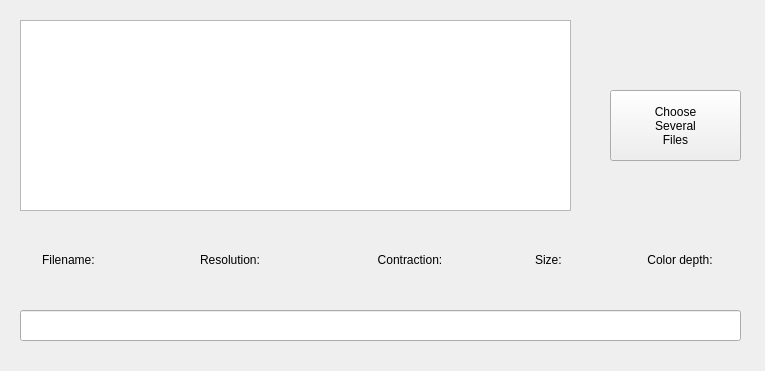
<?xml version="1.0" encoding="UTF-8"?>
<ui version="4.0">
 <class>Widget</class>
 <widget class="QWidget" name="Widget">
  <property name="geometry">
   <rect>
    <x>0</x>
    <y>0</y>
    <width>765</width>
    <height>371</height>
   </rect>
  </property>
  <property name="windowTitle">
   <string>Widget</string>
  </property>
  <widget class="QListView" name="listView">
   <property name="geometry">
    <rect>
     <x>20</x>
     <y>20</y>
     <width>551</width>
     <height>191</height>
    </rect>
   </property>
  </widget>
  <widget class="QLabel" name="Label_1">
   <property name="geometry">
    <rect>
     <x>20</x>
     <y>240</y>
     <width>100</width>
     <height>40</height>
    </rect>
   </property>
   <property name="frameShape">
    <enum>QFrame::Shape::NoFrame</enum>
   </property>
   <property name="frameShadow">
    <enum>QFrame::Shadow::Plain</enum>
   </property>
   <property name="text">
    <string>Filename: </string>
   </property>
   <property name="alignment">
    <set>Qt::AlignmentFlag::AlignCenter</set>
   </property>
  </widget>
  <widget class="QLabel" name="Label_5">
   <property name="geometry">
    <rect>
     <x>500</x>
     <y>240</y>
     <width>100</width>
     <height>40</height>
    </rect>
   </property>
   <property name="frameShape">
    <enum>QFrame::Shape::NoFrame</enum>
   </property>
   <property name="frameShadow">
    <enum>QFrame::Shadow::Plain</enum>
   </property>
   <property name="text">
    <string>Size: </string>
   </property>
   <property name="alignment">
    <set>Qt::AlignmentFlag::AlignCenter</set>
   </property>
  </widget>
  <widget class="QLabel" name="Label_3">
   <property name="geometry">
    <rect>
     <x>180</x>
     <y>240</y>
     <width>100</width>
     <height>40</height>
    </rect>
   </property>
   <property name="frameShape">
    <enum>QFrame::Shape::NoFrame</enum>
   </property>
   <property name="frameShadow">
    <enum>QFrame::Shadow::Plain</enum>
   </property>
   <property name="text">
    <string>Resolution:</string>
   </property>
   <property name="alignment">
    <set>Qt::AlignmentFlag::AlignCenter</set>
   </property>
  </widget>
  <widget class="QLabel" name="Label_4">
   <property name="geometry">
    <rect>
     <x>630</x>
     <y>240</y>
     <width>100</width>
     <height>40</height>
    </rect>
   </property>
   <property name="frameShape">
    <enum>QFrame::Shape::NoFrame</enum>
   </property>
   <property name="frameShadow">
    <enum>QFrame::Shadow::Plain</enum>
   </property>
   <property name="text">
    <string>Color depth:</string>
   </property>
   <property name="alignment">
    <set>Qt::AlignmentFlag::AlignCenter</set>
   </property>
  </widget>
  <widget class="QLabel" name="Label_2">
   <property name="geometry">
    <rect>
     <x>360</x>
     <y>240</y>
     <width>100</width>
     <height>40</height>
    </rect>
   </property>
   <property name="frameShape">
    <enum>QFrame::Shape::Box</enum>
   </property>
   <property name="frameShadow">
    <enum>QFrame::Shadow::Plain</enum>
   </property>
   <property name="lineWidth">
    <number>0</number>
   </property>
   <property name="midLineWidth">
    <number>0</number>
   </property>
   <property name="text">
    <string>Contraction:</string>
   </property>
   <property name="alignment">
    <set>Qt::AlignmentFlag::AlignCenter</set>
   </property>
  </widget>
  <widget class="QLabel" name="FileName">
   <property name="geometry">
    <rect>
     <x>20</x>
     <y>280</y>
     <width>120</width>
     <height>20</height>
    </rect>
   </property>
   <property name="text">
    <string/>
   </property>
  </widget>
  <widget class="QLineEdit" name="lineEdit">
   <property name="geometry">
    <rect>
     <x>20</x>
     <y>310</y>
     <width>721</width>
     <height>31</height>
    </rect>
   </property>
   <property name="frame">
    <bool>true</bool>
   </property>
   <property name="readOnly">
    <bool>true</bool>
   </property>
  </widget>
  <widget class="QLabel" name="Contraction">
   <property name="geometry">
    <rect>
     <x>360</x>
     <y>280</y>
     <width>100</width>
     <height>20</height>
    </rect>
   </property>
   <property name="text">
    <string/>
   </property>
  </widget>
  <widget class="QLabel" name="Resolution">
   <property name="geometry">
    <rect>
     <x>180</x>
     <y>280</y>
     <width>120</width>
     <height>20</height>
    </rect>
   </property>
   <property name="text">
    <string/>
   </property>
  </widget>
  <widget class="QLabel" name="Color_depth">
   <property name="geometry">
    <rect>
     <x>630</x>
     <y>280</y>
     <width>100</width>
     <height>20</height>
    </rect>
   </property>
   <property name="text">
    <string/>
   </property>
  </widget>
  <widget class="QLabel" name="Size">
   <property name="geometry">
    <rect>
     <x>500</x>
     <y>280</y>
     <width>120</width>
     <height>20</height>
    </rect>
   </property>
   <property name="text">
    <string/>
   </property>
  </widget>
  <widget class="QPushButton" name="multiChoice">
   <property name="geometry">
    <rect>
     <x>610</x>
     <y>90</y>
     <width>131</width>
     <height>71</height>
    </rect>
   </property>
   <property name="text">
    <string>Choose
Several
Files</string>
   </property>
  </widget>
 </widget>
 <resources/>
 <connections/>
</ui>
